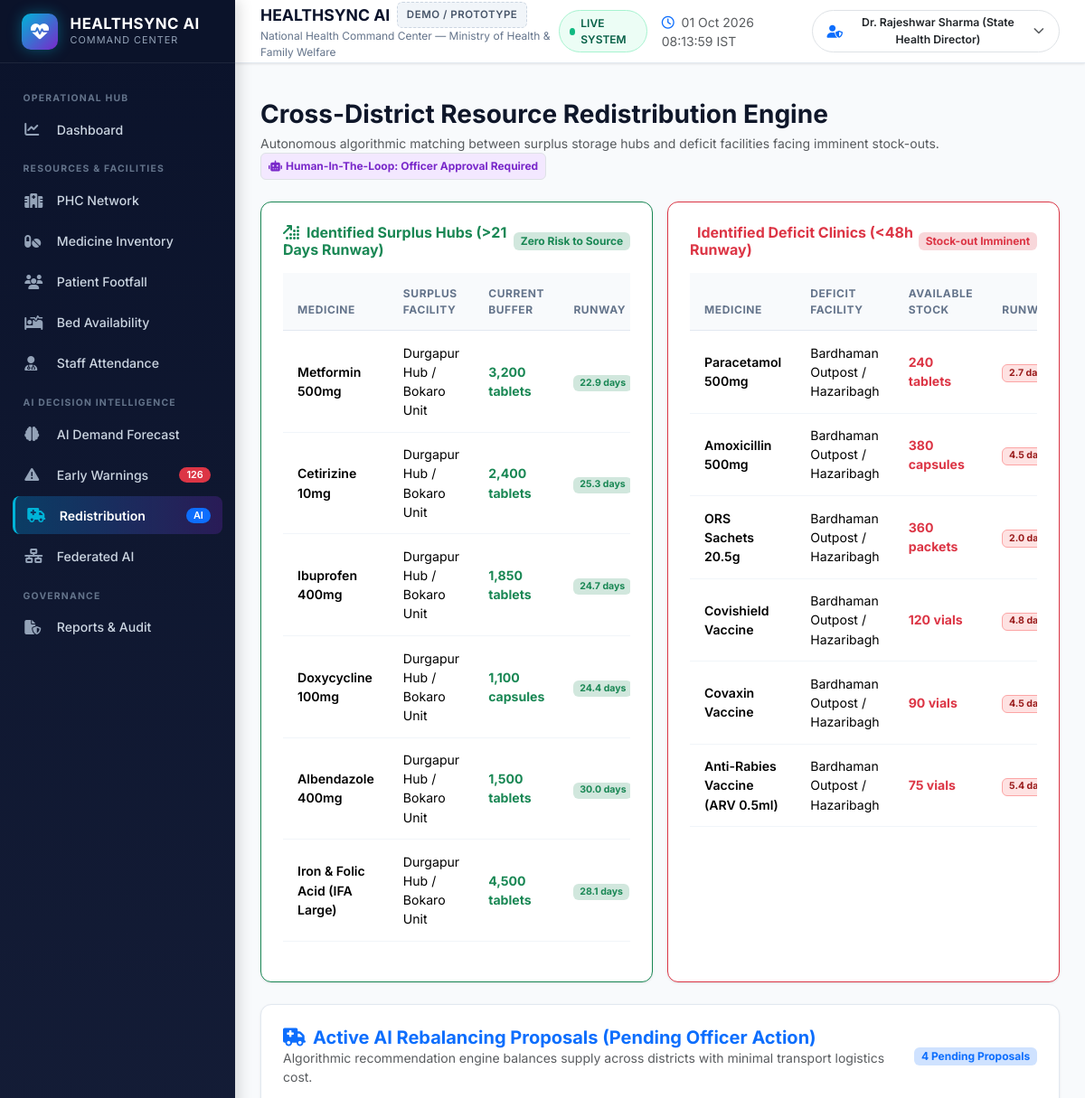
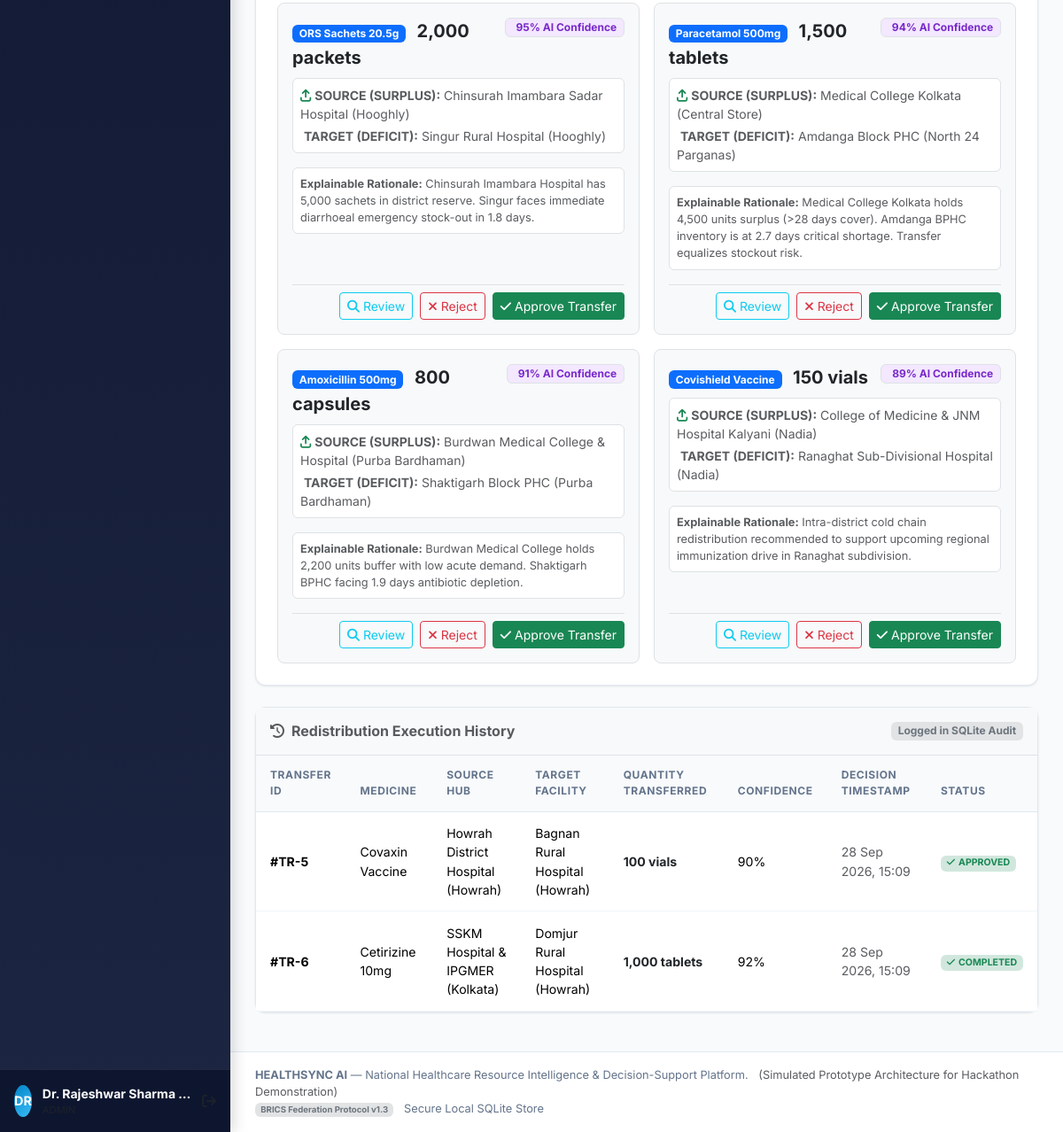
The page /redistribution (signed in) on the database its author committed (2 pictures, top to bottom).
### healthsync_ai/app/models.py (models this page shows, shortened)
class Medicine(db.Model):
    __tablename__ = 'medicines'
    id = db.Column(db.Integer, primary_key=True)
    name = db.Column(db.String(120), nullable=False, index=True)
    category = db.Column(db.String(80), default='Essential')  # Analgesic, Antibiotic, Rehydration, Vaccine, etc.
    current_stock = db.Column(db.Integer, default=0)
    daily_usage = db.Column(db.Integer, default=10)
    minimum_stock = db.Column(db.Integer, default=100)
    unit = db.Column(db.String(20), default='units')  # tablets, vials, packets, doses
    expiry_date = db.Column(db.Date, nullable=True)
    status = db.Column(db.String(20), default='ADEQUATE')  # ADEQUATE, LOW, CRITICAL
    created_at = db.Column(db.DateTime, default=datetime.utcnow)
    updated_at = db.Column(db.DateTime, default=datetime.utcnow, onupdate=datetime.utcnow)
    usages = db.relationship('MedicineUsage', backref='medicine', lazy=True, cascade='all, delete-orphan')
    forecasts = db.relationship('Forecast', backref='medicine', lazy=True, cascade='all, delete-orphan')
    alerts = db.relationship('Alert', backref='medicine', lazy=True, cascade='all, delete-orphan')
    redistributions = db.relationship('Redistribution', backref='medicine', lazy=True)
    @property
    def stockout_days(self):
        if self.daily_usage and self.daily_usage > 0:
            return round(self.current_stock / float(self.daily_usage), 1)
        return 99.0
    @property
    def risk_level(self):
        days = self.stockout_days
        if days < 2.0 or self.current_stock < (self.minimum_stock * 0.4):
            return 'CRITICAL'
        elif days < 4.0 or self.current_stock < self.minimum_stock:
            return 'HIGH'
        elif days < 7.0 or self.current_stock < (self.minimum_stock * 1.5):
            return 'MEDIUM'
        return 'LOW'

class Redistribution(db.Model):
    __tablename__ = 'redistributions'
    id = db.Column(db.Integer, primary_key=True)
    source_phc = db.Column(db.String(100), nullable=False)
    target_phc = db.Column(db.String(100), nullable=False)
    medicine_id = db.Column(db.Integer, db.ForeignKey('medicines.id'), nullable=False)
    quantity = db.Column(db.Integer, default=0)
    confidence = db.Column(db.Integer, default=90)
    reason = db.Column(db.Text, nullable=True)
    status = db.Column(db.String(20), default='PENDING')  # PENDING, APPROVED, REJECTED, COMPLETED
    created_at = db.Column(db.DateTime, default=datetime.utcnow)
    reviewed_at = db.Column(db.DateTime, nullable=True)

### healthsync_ai/app/routes/main.py (the view)
@main_bp.route('/redistribution')
@login_required
def redistribution_view():
    pending_redists = Redistribution.query.filter_by(status='PENDING').order_by(Redistribution.confidence.desc()).all()
    history_redists = Redistribution.query.filter(Redistribution.status.in_(['APPROVED', 'REJECTED', 'COMPLETED'])).order_by(Redistribution.created_at.desc()).limit(20).all()
    medicines = Medicine.query.all()
    surplus_items = [m for m in medicines if m.risk_level == 'LOW' and m.current_stock > 1000][:6]
    deficit_items = [m for m in medicines if m.risk_level in ['CRITICAL', 'HIGH']][:6]
    return render_template(
        'redistribution.html',
        pending_redists=pending_redists,
        history_redists=history_redists,
        surplus_items=surplus_items,
        deficit_items=deficit_items
    )

### healthsync_ai/app/routes/auth.py (called while the page is built)
def login_required(f):
    @wraps(f)
    def decorated_function(*args, **kwargs):
        if 'user_id' not in session:
            if request.path.startswith('/api/'):
                return jsonify({'success': False, 'error': 'Authentication required. Please log in.'}), 401
            flash('Please log in to access the National Health Command Center.', 'warning')
            return redirect(url_for('auth.login', next=request.url))
        return f(*args, **kwargs)
    return decorated_function

### healthsync_ai/app/templates/redistribution.html (shortened to what this page needs)
{% extends "base.html" %}
{% block content %}
<div class="d-flex flex-wrap justify-content-between align-items-center mb-4">
  <div>
    <h3 class="fw-bold text-navy mb-1">Cross-District Resource Redistribution Engine</h3>
    <p class="text-muted small mb-0">Autonomous algorithmic matching between surplus storage hubs and deficit facilities facing imminent stock-outs.</p>
  </div>
  <div class="d-flex gap-2">
    <span class="badge bg-purple-subtle text-purple border p-2 d-flex align-items-center gap-1" style="background-color: var(--ai-purple-light); color: var(--ai-purple);">
      <i class="fa-solid fa-robot"></i> Human-In-The-Loop: Officer Approval Required
    </span>
  </div>
</div>
<div class="row g-3 mb-4">
  <div class="col-lg-6">
    <div class="command-card p-4 h-100 border-success">
      <div class="d-flex justify-content-between align-items-center mb-3">
        <h6 class="fw-bold text-success mb-0">
          <i class="fa-solid fa-arrow-up-right-dots me-2"></i>Identified Surplus Hubs (>21 Days Runway)
        </h6>
        <span class="badge bg-success-subtle text-success">Zero Risk to Source</span>
      </div>
      <div class="table-responsive">
        <table class="table table-sm table-custom mb-0">
          <thead>
            <tr>
              <th>Medicine</th>
              <th>Surplus Facility</th>
              <th>Current Buffer</th>
              <th>Runway</th>
            </tr>
          </thead>
          <tbody>
            {% for s in surplus_items %}
            <tr>
              <td class="fw-semibold">{{ s.name }}</td>
              <td>Durgapur Hub / Bokaro Unit</td>
              <td class="fw-bold text-success">{{ s.current_stock | format }} {{ s.unit }}</td>
              <td><span class="badge bg-success-subtle text-success">{{ s.stockout_days }} days</span></td>
            </tr>
            {% endfor %}
          </tbody>
        </table>
      </div>
    </div>
  </div>
  <div class="col-lg-6">
    <div class="command-card p-4 h-100 border-danger">
      <div class="d-flex justify-content-between align-items-center mb-3">
        <h6 class="fw-bold text-danger mb-0">
          Identified Deficit Clinics (<48h Runway)
        </h6>
        <span class="badge bg-danger-subtle text-danger">Stock-out Imminent</span>
      </div>
      <div class="table-responsive">
        <table class="table table-sm table-custom mb-0">
          <thead>
            <tr>
              <th>Medicine</th>
              <th>Deficit Facility</th>
              <th>Available Stock</th>
              <th>Runway</th>
            </tr>
          </thead>
          <tbody>
            {% for d in deficit_items %}
            <tr>
              <td class="fw-semibold">{{ d.name }}</td>
              <td>Bardhaman Outpost / Hazaribagh</td>
              <td class="fw-bold text-danger">{{ d.current_stock | format }} {{ d.unit }}</td>
              <td><span class="badge badge-critical">{{ d.stockout_days }} days</span></td>
            </tr>
            {% endfor %}
          </tbody>
        </table>
      </div>
    </div>
  </div>
</div>
<div class="command-card p-4 mb-4">
  <div class="d-flex justify-content-between align-items-center mb-3">
    <div>
      <h5 class="fw-bold mb-0 text-primary">
        <i class="fa-solid fa-truck-medical me-2"></i>Active AI Rebalancing Proposals (Pending Officer Action)
      </h5>
      <p class="text-muted small mb-0">Algorithmic recommendation engine balances supply across districts with minimal transport logistics cost.</p>
    </div>
    <span class="badge bg-primary-subtle text-primary">{{ pending_redists|length }} Pending Proposals</span>
  </div>
  {% if pending_redists %}
    <div class="row g-3">
      {% for p in pending_redists %}
      <div class="col-lg-6">
        <div class="border rounded-3 p-3 bg-light h-100 d-flex flex-column justify-content-between">
          <div>
            <div class="d-flex justify-content-between align-items-start mb-2">
              <div>
                <span class="badge bg-primary">{{ p.medicine.name }}</span>
                <span class="fw-bold text-dark fs-5 ms-2">{{ p.quantity | format }} {{ p.medicine.unit }}</span>
              </div>
              <span class="badge bg-purple-subtle text-purple border" style="background-color: var(--ai-purple-light); color: var(--ai-purple);">
                {{ p.confidence }}% AI Confidence
              </span>
            </div>
            <div class="row g-2 small mb-3">
              <div class="col-12">
                <div class="p-2 bg-white rounded border">
                  <div class="text-muted"><i class="fa-solid fa-arrow-up-from-bracket text-success me-1"></i><strong>SOURCE (SURPLUS):</strong> {{ p.source_phc }}</div>
                  <div class="text-muted mt-1"><strong>TARGET (DEFICIT):</strong> {{ p.target_phc }}</div>
                </div>
              </div>
            </div>
            <div class="p-2 bg-white rounded border small text-muted mb-3" style="font-size: 0.8rem;">
              <strong>Explainable Rationale:</strong> {{ p.reason }}
            </div>
          </div>
          <div class="d-flex gap-2 justify-content-end pt-2 border-top">
            <button class="btn btn-sm btn-outline-info" onclick="reviewModal('{{ p.id }}', '{{ p.source_phc }}', '{{ p.target_phc }}', '{{ p.medicine.name }}', {{ p.quantity }}, '{{ p.medicine.unit }}', '{{ p.reason | escape }}', {{ p.confidence }})">
              <i class="fa-solid fa-magnifying-glass me-1"></i>Review
            </button>
            <button class="btn btn-sm btn-outline-danger" onclick="rejectRedistribution({{ p.id }})">
              <i class="fa-solid fa-xmark me-1"></i>Reject
            </button>
            <button class="btn btn-sm btn-success" onclick="approveRedistribution({{ p.id }})">
              <i class="fa-solid fa-check me-1"></i>Approve Transfer
            </button>
          </div>
        </div>
      </div>
      {% endfor %}
    </div>
  {% else %}
    <div class="text-center py-5 text-muted">
      <i class="fa-solid fa-circle-check fs-1 text-success mb-2"></i>
      <h5>All Regional Inventories Balanced</h5>
      <p class="small mb-0">No active shortages requiring emergency cross-district transfers at this moment.</p>
    </div>
  {% endif %}
</div>
<div class="command-card">
  <div class="p-3 border-bottom d-flex justify-content-between align-items-center bg-light">
    <h6 class="fw-bold mb-0 text-muted"><i class="fa-solid fa-clock-rotate-left me-2"></i>Redistribution Execution History</h6>
    <span class="badge bg-secondary-subtle text-secondary">Logged in SQLite Audit</span>
  </div>
  <div class="table-responsive">
    <table class="table table-custom mb-0">
      <thead>
        <tr>
          <th>Transfer ID</th>
          <th>Medicine</th>
          <th>Source Hub</th>
          <th>Target Facility</th>
          <th>Quantity Transferred</th>
          <th>Confidence</th>
          <th>Decision Timestamp</th>
          <th>Status</th>
        </tr>
      </thead>
      <tbody>
        {% for h in history_redists %}
        <tr>
          <td class="fw-bold">#TR-{{ h.id }}</td>
          <td>{{ h.medicine.name }}</td>
          <td>{{ h.source_phc }}</td>
          <td>{{ h.target_phc }}</td>
          <td class="fw-bold text-dark">{{ h.quantity | format }} {{ h.medicine.unit }}</td>
          <td>{{ h.confidence }}%</td>
          <td class="small text-muted">{{ h.reviewed_at.strftime('%d %b %Y, %H:%M') if h.reviewed_at else h.created_at.strftime('%d %b %Y, %H:%M') }}</td>
          <td>
            {% if h.status == 'APPROVED' or h.status == 'COMPLETED' %}
              <span class="badge bg-success-subtle text-success"><i class="fa-solid fa-check me-1"></i>{{ h.status }}</span>
            {% elif h.status == 'REJECTED' %}
              <span class="badge bg-danger-subtle text-danger"><i class="fa-solid fa-xmark me-1"></i>REJECTED</span>
            {% else %}
              <span class="badge bg-warning-subtle text-warning">{{ h.status }}</span>
            {% endif %}
          </td>
        </tr>
        {% endfor %}
      </tbody>
    </table>
  </div>
</div>
{% endblock %}

### healthsync_ai/app/static/css/style.css (style rules this page uses)
:root { --navy-dark: #0b132b; --navy-medium: #1c2541; --navy-light: #3a506b; --sidebar-width: 260px; --header-height: 70px; --primary-blue: #0284c7; --teal-accent: #00b4d8; --ai-purple: #7928ca; --ai-purple-light: #f3e8ff; --ai-glow: rgba(121, 40, 202, 0.25); --health-green: #10b981; --alert-red: #ef4444; --warning-amber: #f59e0b; --watch-orange: #f97316; --bg-surface: #f8fafc; --card-bg: #ffffff; --border-color: #e2e8f0; --text-primary: #0f172a; --text-muted: #64748b; --shadow-sm: 0 1px 3px rgba(0, 0, 0, 0.06), 0 1px 2px rgba(0, 0, 0, 0.04); --shadow-md: 0 4px 6px -1px rgba(0, 0, 0, 0.07), 0 2px 4px -1px rgba(0, 0, 0, 0.04); --shadow-lg: 0 10px 15px -3px rgba(0, 0, 0, 0.08), 0 4px 6px -2px rgba(0, 0, 0, 0.04); }
body { font-family: 'Inter', -apple-system, BlinkMacSystemFont, "Segoe UI", Roboto, "Helvetica Neue", Arial, sans-serif; background-color: var(--bg-surface); color: var(--text-primary); min-height: 100vh; margin: 0; overflow-x: hidden; }
.command-card { background: var(--card-bg); border: 1px solid var(--border-color); border-radius: 12px; box-shadow: var(--shadow-sm); transition: transform 0.2s ease, box-shadow 0.2s ease; margin-bottom: 1.25rem; }
.table-custom { width: 100%; margin-bottom: 0; vertical-align: middle; }
.table-custom th { font-size: 0.75rem; font-weight: 700; text-transform: uppercase; letter-spacing: 0.6px; color: var(--text-muted); background-color: #f8fafc; border-bottom: 1px solid var(--border-color); padding: 0.85rem 1rem; }
.table-custom td { padding: 0.85rem 1rem; border-bottom: 1px solid #f1f5f9; font-size: 0.88rem; }
.badge-critical { background-color: #fee2e2; color: #991b1b; border: 1px solid #fca5a5; font-weight: 700; }

### rows shown on the page
Medicine: name "Metformin 500mg", current_stock "3,200", unit "tablets", stockout_days "22.9"
Medicine: name "Cetirizine 10mg", current_stock "2,400", unit "tablets", stockout_days "25.3"
Medicine: name "Ibuprofen 400mg", current_stock "1,850", unit "tablets", stockout_days "24.7"
Medicine: name "Doxycycline 100mg", current_stock "1,100", unit "capsules", stockout_days "24.4"
Medicine: name "Albendazole 400mg", current_stock "1,500", unit "tablets", stockout_days "30.0"
Medicine: name "Iron & Folic Acid (IFA Large)", current_stock "4,500", unit "tablets", stockout_days "28.1"
Medicine: name "Paracetamol 500mg", current_stock "240", unit "tablets", stockout_days "2.7"
Medicine: name "Amoxicillin 500mg", current_stock "380", unit "capsules", stockout_days "4.5"
Medicine: name "ORS Sachets 20.5g", current_stock "360", unit "packets", stockout_days "2.0"
Medicine: name "Covishield Vaccine", current_stock "120", unit "vials", stockout_days "4.8"
Medicine: name "Covaxin Vaccine", current_stock "90", unit "vials", stockout_days "4.5"
Medicine: name "Anti-Rabies Vaccine (ARV 0.5ml)", current_stock "75", unit "vials", stockout_days "5.4"
Redistribution: medicine.name "ORS Sachets 20.5g", quantity "2,000", medicine.unit "packets", confidence "95", source_phc "Chinsurah Imambara Sadar Hospital (Hooghly)", target_phc "Singur Rural Hospital (Hooghly)", reason "Chinsurah Imambara Hospital has 5,000 sachets in district reserve. Singur faces immediate diarrhoeal emergency stock-out in 1.8 days."
Redistribution: medicine.name "Paracetamol 500mg", quantity "1,500", medicine.unit "tablets", confidence "94", source_phc "Medical College Kolkata (Central Store)", target_phc "Amdanga Block PHC (North 24 Parganas)", reason "Medical College Kolkata holds 4,500 units surplus (>28 days cover). Amdanga BPHC inventory is at 2.7 days critical shortage. Transfer equalizes stockout risk."
Redistribution: medicine.name "Amoxicillin 500mg", quantity "800", medicine.unit "capsules", confidence "91", source_phc "Burdwan Medical College & Hospital (Purba Bardhaman)", target_phc "Shaktigarh Block PHC (Purba Bardhaman)", reason "Burdwan Medical College holds 2,200 units buffer with low acute demand. Shaktigarh BPHC facing 1.9 days antibiotic depletion."
Redistribution: medicine.name "Covishield Vaccine", quantity "150", medicine.unit "vials", confidence "89", source_phc "College of Medicine & JNM Hospital Kalyani (Nadia)", target_phc "Ranaghat Sub-Divisional Hospital (Nadia)", reason "Intra-district cold chain redistribution recommended to support upcoming regional immunization drive in Ranaghat subdivision."
Redistribution: id "5", medicine.name "Covaxin Vaccine", source_phc "Howrah District Hospital (Howrah)", target_phc "Bagnan Rural Hospital (Howrah)", quantity "100", medicine.unit "vials", confidence "90", reviewed_at "28 Sep 2026, 15:09", status "APPROVED"
Redistribution: id "6", medicine.name "Cetirizine 10mg", source_phc "SSKM Hospital & IPGMER (Kolkata)", target_phc "Domjur Rural Hospital (Howrah)", quantity "1,000", medicine.unit "tablets", confidence "92", reviewed_at "28 Sep 2026, 15:09", status "COMPLETED"

### other values the page prints
{{ current_user_name[:2].upper() }} "DR"
{{ current_user_name }} "Dr. Rajeshwar Sharma…"
{{ current_user_name }} "Dr. Rajeshwar Sharma (State Health Director)"
{{ pending_redists|length }} "4"
